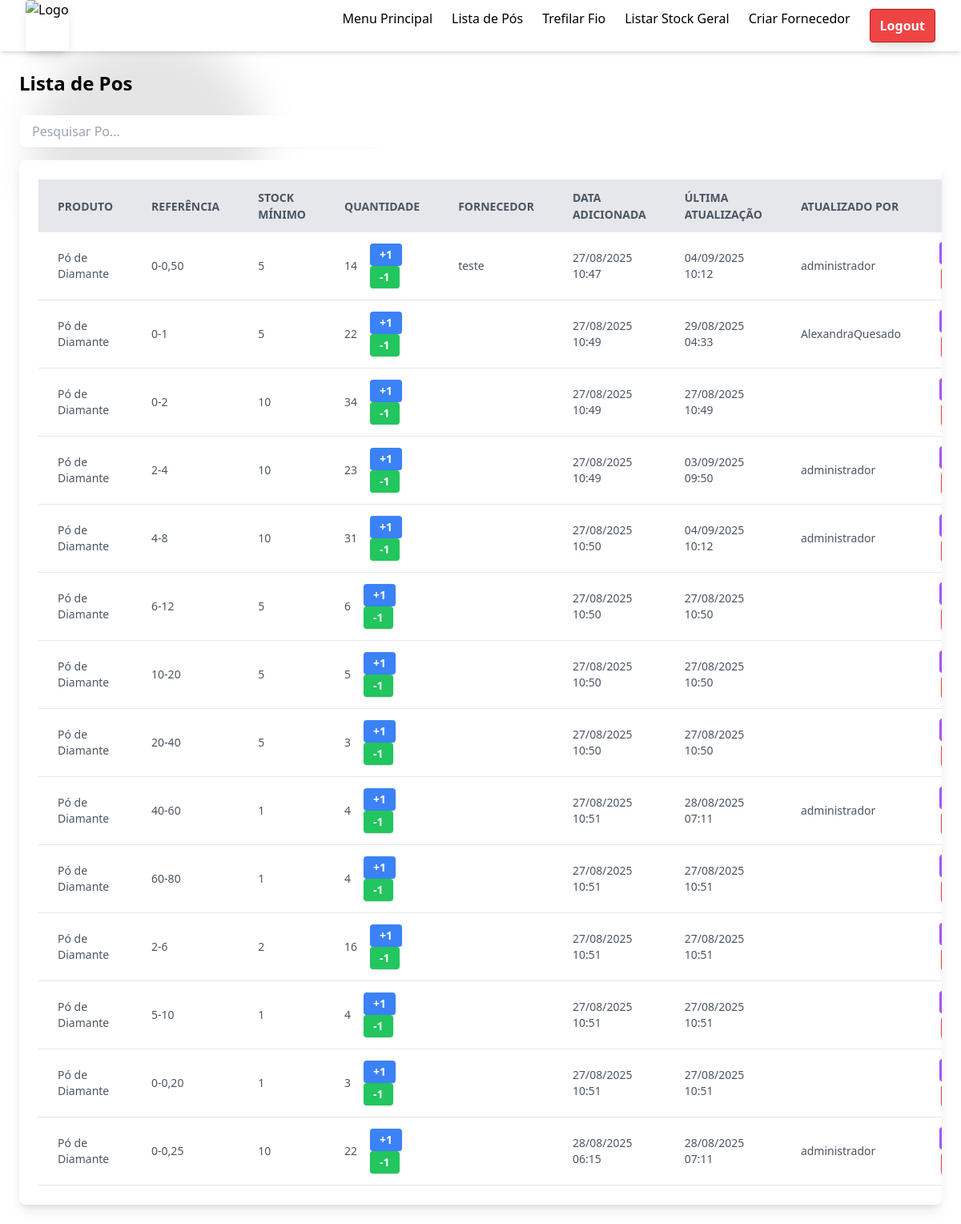
Before: /listar_pos/ (signed in) with the older database file.
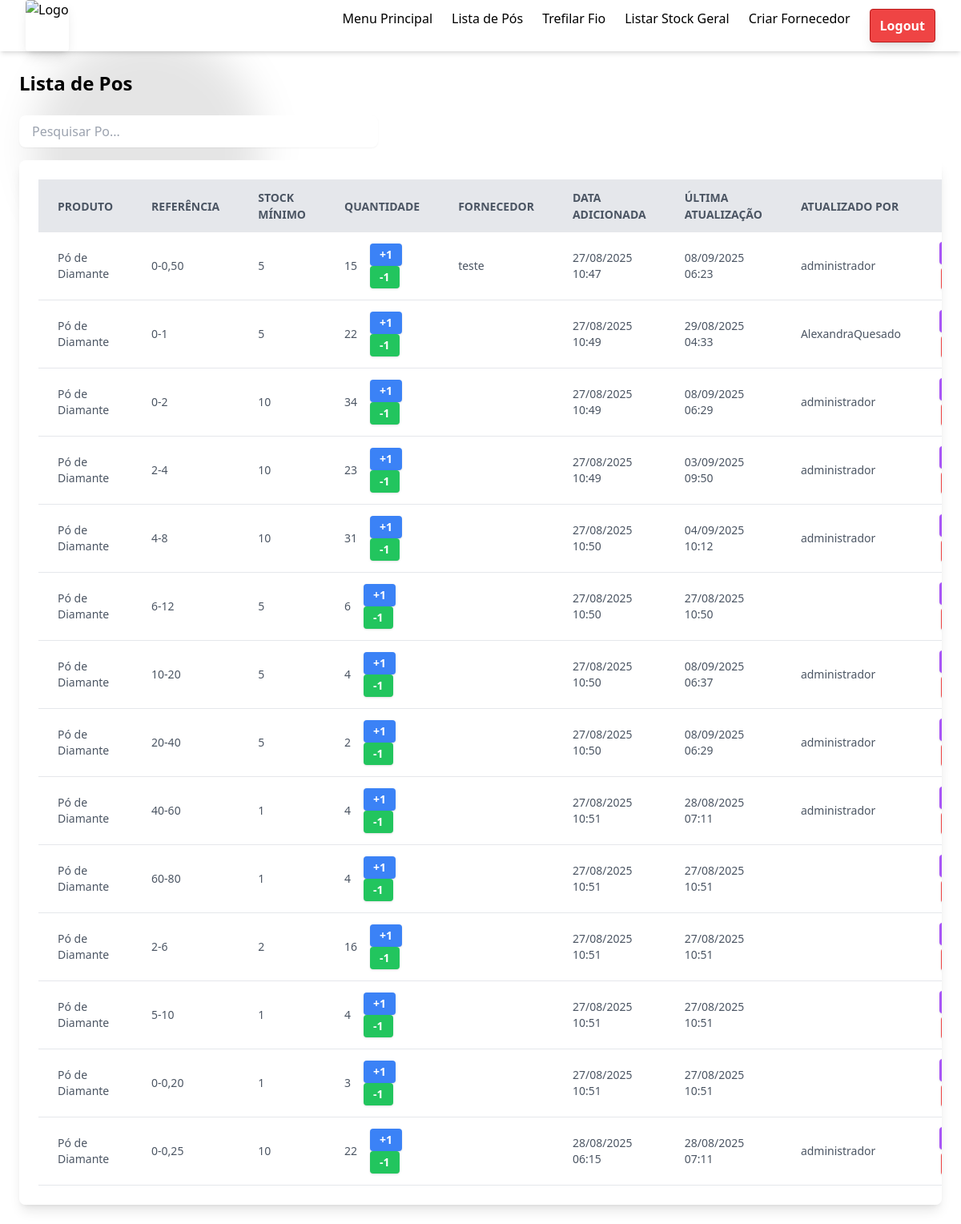
After: the same page with the newer database file.
### management/models.py (models this page shows, shortened)
class Po(models.Model):
    reference_choices = [
        ('0-0,25', '0-0,25'),
        ('0-0,50', '0-0,50'),
        ('0-1', '0-1'),
        ('0-2', '0-2'),
        ('2-4', '2-4'),
        ('4-8', '4-8'),
        ('6-12', '6-12'),
        ('10-20', '10-20'),
        ('20-40', '20-40'),
        ('40-60', '40-60'),
        ('60-80', '60-80'),
        ('2-6', '2-6'),
        ('5-10', '5-10'),
        ('0-0,20', '0-0,20'),
    ]
    product = models.CharField(max_length=40, default='Pó de Diamante')
    reference = models.CharField(max_length=10, choices=reference_choices)
    min_stock = models.IntegerField()
    quantity = models.IntegerField()
    fornecedor = models.ForeignKey(Fornecedor, on_delete=models.CASCADE, null=True, blank=True)
    date_added = models.DateTimeField(auto_now_add=True)
    updated_at = models.DateTimeField(auto_now=True)
    user = models.ForeignKey(User, on_delete=models.CASCADE, null=True, blank=True)

class Fornecedor(models.Model):
    nome = models.CharField(max_length=40)
    ref_fornecedor = models.CharField(max_length=14, blank=True, null=True)
    email = models.EmailField(blank=True, null=True)
    telefone = models.CharField(max_length=15, blank=True, null=True)

### management/views.py (the view, shortened to what this page needs)
# urls.py: path('listar_pos/', views.listar_pos, name='listar_pos'),
@login_required
def listar_pos(request):
    pos = Po.objects.all()
    fornecedor = Fornecedor.objects.all()
    today = now().date()
    filtro_data = request.GET.get('filtro_data')
    data_inicio = request.GET.get('data_inicio')
    data_fim = request.GET.get('data_fim')
    return render(request, 'management/listar_pos.html', {
        'pos': pos,
        'fornecedor': fornecedor,
        'filtro_data': filtro_data,
        'data_inicio': data_inicio,
        'data_fim': data_fim,
    })

### management/templates/management/listar_pos.html (shortened to what this page needs)
{% extends 'management/base.html' %}
{% load static %}
{% block content %}
<h1 class="text-2xl font-bold text-black mb-6">Lista de Pos</h1>
<div class="flex justify-between items-center mb-4">
  <input type="text" id="searchInput" placeholder="Pesquisar Po..."
         class="w-full max-w-md rounded-lg border-gray-300 focus:border-blue-500 focus:ring-blue-500 px-4 py-2 shadow-sm" />
</div>
<div class="overflow-x-auto w-full max-w-7xl bg-white rounded-lg shadow-lg p-6">
    <table id="poTable" class="min-w-full table-auto">
        <thead>
            <tr class="bg-gray-200 text-gray-600 uppercase text-sm leading-normal">
                <th class="py-3 px-6 text-left">Produto</th>
                <th class="py-3 px-6 text-left">Referência</th>
                <th class="py-3 px-6 text-left">stock Mínimo</th>
                <th class="py-3 px-6 text-left">Quantidade</th>
                <th class="py-3 px-6 text-left">Fornecedor</th>
                <th class="py-3 px-6 text-left">Data Adicionada</th>
                <th class="py-3 px-6 text-left">Última Atualização</th>
                <th class="py-3 px-6 text-left">Atualizado por</th>
                <th class="py-3 px-6 text-center">Ações</th>
            </tr>
        </thead>
        <tbody class="text-gray-600 text-sm font-light">
            {% for po in pos %}
            <tr class="border-b border-gray-200 hover:bg-gray-100">
                <td class="py-3 px-6 text-left">{{ po.product }}</td>
                <td class="py-3 px-6 text-left">{{ po.reference }}</td>
                <td class="py-3 px-6 text-left">{{ po.min_stock }}</td>
                <td class="py-3 px-6 text-left">
                    <div class="flex items-center space-x-4">
                        <span class="font-medium">{{ po.quantity }}</span>
                        <form method="POST" class="inline-block">
                            <button type="submit" name="increment" class="bg-blue-500 hover:bg-blue-600 text-white font-semibold px-3 py-1 rounded shadow">+1</button>
                            <button type="submit" name="decrement" class="bg-green-500 hover:bg-green-600 text-white font-semibold px-3 py-1 rounded shadow">-1</button>
                        </form>
                    </div>
                </td>
                <td class="py-3 px-6 text-left">{{ po.fornecedor.nome }}</td>
                <td class="py-3 px-6 text-left">{{ po.date_added|date:"d/m/Y H:i" }}</td>
                <td class="py-3 px-6 text-left">{{ po.updated_at|date:"d/m/Y H:i" }}</td>
                <td class="py-3 px-6 text-left">{{ po.user.username }}</td>
                <td class="py-3 px-6 text-center">
                    <div class="flex flex-col items-center space-y-1">
                        <a href="{% url 'adicionar_po' po.id %}" class="bg-purple-500 hover:bg-purple-600 text-white font-semibold px-3 py-1 rounded shadow">Adicionar</a>
                    </div>
                </td>
            </tr>
            {% empty %}
            <tr>
                <td colspan="9" class="py-3 px-6 text-center">Nenhum pó encontrado.</td>
            </tr>
            {% endfor %}
        </tbody>
    </table>
</div>
{% endblock %}

Changed rows visible on the page:
changed Po "teste": quantity "14" → "15"; updated_at "04/09/2025 10:12" → "08/09/2025 06:23"
changed Po (number 3 of 14 on the later page): updated_at "27/08/2025 10:49" → "08/09/2025 06:29"; user.username (not shown) → "administrador"
changed Po (number 7 of 14 on the later page): quantity "5" → "4"; updated_at "27/08/2025 10:50" → "08/09/2025 06:37"; user.username (not shown) → "administrador"
changed Po (number 8 of 14 on the later page): quantity "3" → "2"; updated_at "27/08/2025 10:50" → "08/09/2025 06:29"; user.username (not shown) → "administrador"
